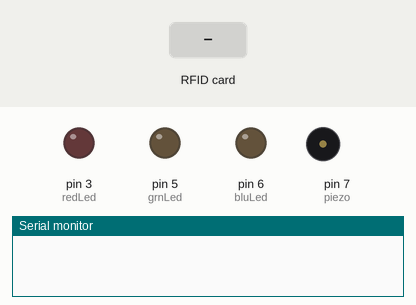
A sketch run on a simulated Arduino Uno, built with avr-gcc and run on an emulated ATmega328P. Shown: output pins drawn as LEDs (lit = HIGH), buzzer (waves = sounding), the last lines printed to the serial monitor. The inputs (shaded band) are chosen by the test bench. WiFi joins after 1.5 s; servers stay silent unless stated; uploads are accepted with an empty reply.

Above: at 0.1 s.
At 7.7 s:
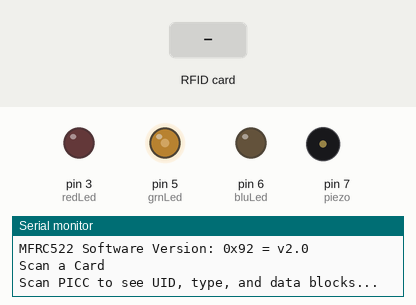
7.8 s: RFID card 5E 7A 19 C4 held to the reader
At 8.31 s:
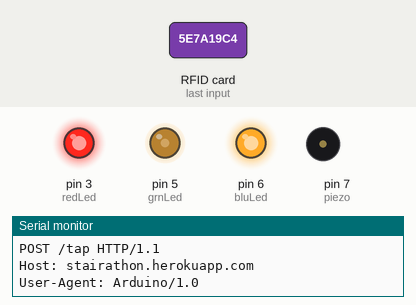
Timing chart, 0 to 10.8 s (numbered marks = the images above; inputs shaded):
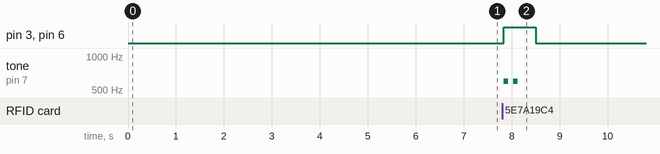

Measured:
- after the input at 7.8 s, pin 3 (redLed), pin 6 (bluLed): LOW → HIGH at once, → LOW 0.67 s later; tone on pin 7 (piezo): alternates 600 Hz for 0.10 s and silent for 0.10 s, 4 changes in all, then stays silent, starting at once

The sketch:

Stairathon_Ethernet.ino
```cpp
#include <SPI.h>
#include <Ethernet.h>
#include <MFRC522.h>

/* Ahmad: "Because both RFID and Ethernet shield are using SPI protocol and need to be controlled for not transeiving overlapped data and
since SS pin (Shield select pin) of Ethernet is pin number 10 and we are not able to change its hardware, therefore we assign pin number 8 to SS pin of RFID." */
#define SS_PIN_RFID    2    // Changed from 10 to 8 to work with Ethernet shield
#define RST_PIN_RFID   4


MFRC522 mfrc522(SS_PIN_RFID, RST_PIN_RFID); // Create MFRC522 instance

int redLed = 3; //for RED LED
int grnLed = 5; //for GREEN LED
int bluLed = 6; //for BLUE LED
int piezo  = 7; //for PIEZO (Sound)

// assign a MAC address for the ethernet controller.
// fill in your address here:
byte mac[] = {
  0xDE, 0xAD, 0xBE, 0xEF, 0xFE, 0xED
};
// fill in an available IP address on your network here,
// for manual configuration:
//IPAddress ip(192, 168, 1, 177);

// fill in your Domain Name Server address here:
//IPAddress myDns(1, 1, 1, 1);

// initialize the library instance:
EthernetClient client;

//Modify this to connect to the right server
char server[] = "stairathon.herokuapp.com";
//char server[] = "10.19.216.48";

//UID of the card
String myID = "";

//IPAddress server(xxx,xxx,xxx,xxx);

signed long timeout = 0;             // last time you connected to the server, in milliseconds
//const unsigned long postingInterval = 10L * 1000L; // delay between updates, in milliseconds
// the "L" is needed to use long type numbers

void setup() {
  Serial.begin(9600);
  while (!Serial) {
    ; // wait for serial port to connect. Needed for Leonardo only
  }

  pinMode(redLed, OUTPUT);
  pinMode(bluLed, OUTPUT);
  pinMode(grnLed, OUTPUT);
  pinMode(piezo, OUTPUT);

RepeatDHCP:
  enableEthernet();

  // give the ethernet module time to boot up:
  delay(1000);
  //Ethernet.begin(mac);
  Serial.println("Trying DHCP");
  if (Ethernet.begin(mac) == 0) {
    Serial.println("Failed to configure Ethernet using DHCP");
    analogWrite(redLed, 255);
    // try to congifure using IP address instead of DHCP:
    //Ethernet.begin(mac, ip);
  }
  // start the Ethernet connection using a fixed IP address and DNS server:
  //Ethernet.begin(mac, ip, myDns);
  // print the Ethernet board/shield's IP address:
  Serial.print("My IP address: ");
  Serial.println(Ethernet.localIP());

// Ahmad: "Successfull Connection's indication."
  if(Ethernet.localIP() > 0){
    Serial.println("Successful Connection!");
    analogWrite(redLed, 0);
    analogWrite(grnLed, 100);
    analogWrite(bluLed, 0);
  }
  else{
    analogWrite(redLed, 255);
    analogWrite(grnLed, 0);
    analogWrite(bluLed, 0);
  }
  //Fire an http request to the web application
  //httpRequest();

  //RFID
  //SPI.begin();      // Init SPI bus
  if(Ethernet.localIP() > 0){
    enableRFID();
    delay(2000);
    mfrc522.PCD_Init();   // Init MFRC522
    ShowReaderDetails();  // Show details of PCD - MFRC522 Card Reader details
    Serial.println(F("Scan a Card"));
    //dump_byte_array(key.keyByte, MFRC522::MF_KEY_SIZE);     //Get key byte size
    //timeout = 0;
    delay(2000);
    Serial.println(F("Scan PICC to see UID, type, and data blocks..."));
    //Initialize onboard LED for feedback
    //pinMode(led, OUTPUT);
  } else goto RepeatDHCP;
}

void loop() {
/*
  // Regular Network Connection examination
  if(Ethernet.maintain() % 2 == 1)   software_Reset(); // In case of Network Disconnection
*/
  //Ethernet
  //Maintain DHCP lease
  Ethernet.maintain();

  //RFID reader
  // Look for new cards
  if ( ! mfrc522.PICC_IsNewCardPresent()) {
    return;
  }

  // Select one of the cards
  if ( ! mfrc522.PICC_ReadCardSerial()) {
    return;
  }

  GetUID();

  //digitalWrite(led, HIGH);
  /*Serial.println();
  delay(2000);
  digitalWrite(led, LOW);*/
  //enableEthernet();
  if (myID.length() > 0) {
    Serial.println("doing the http request");
    httpRequest();
    myID = "";
  }

  // if there's incoming data from the net connection.
  // send it out the serial port.  This is for debugging
  // purposes only:
  if (client.available()) {
    char c = client.read();
    Serial.write(c);
  }

// Ahmad: "To prevent Multiple Card Reading when a card gets held in front of the reader for a while."
  mfrc522.PICC_HaltA();

  delay(1000);

  // if the server's disconnected, stop the client:
  /*if (!client.connected()) {
    Serial.println();
    Serial.println("disconnecting.");
    client.stop();
    // do nothing forevermore:
    while (true);
  }*/
}

void ShowReaderDetails() {
  // Get the MFRC522 software version
  byte v = mfrc522.PCD_ReadRegister(mfrc522.VersionReg);
  Serial.print(F("MFRC522 Software Version: 0x"));
  Serial.print(v, HEX);
  if (v == 0x91)
    Serial.print(F(" = v1.0"));
  else if (v == 0x92)
    Serial.print(F(" = v2.0"));
  else
    Serial.print(F(" (unknown)"));
  Serial.println("");
  // When 0x00 or 0xFF is returned, communication probably failed
  if ((v == 0x00) || (v == 0xFF)) {
    Serial.println(F("WARNING: Communication failure, is the MFRC522 properly connected?"));
  }
}

void GetUID () {
  for (byte i = 0; i < mfrc522.uid.size; i++) {
    Serial.print(mfrc522.uid.uidByte[i] < 0x10 ? " 0" : " ");
    Serial.print(mfrc522.uid.uidByte[i], HEX);
    // Fix for issues with zero
    if (mfrc522.uid.uidByte[i] < 0x10) {
      myID += "0";
    }
    myID += String(mfrc522.uid.uidByte[i], HEX);
  }
  Serial.println();
  Serial.println(myID);
}

// this method makes a HTTP connection to the server:
void httpRequest() {
  // close any connection before send a new request.
  // This will free the socket on the WiFi shield
  client.stop();

  // if there's a successful connection:
  //String postData = "id=" + myID;
  String postData = myID;
  Serial.println("MyID: " + myID);
  Serial.println("Postdata: " + postData);

  // Green LED and sound while reading a card successfully
  analogWrite(bluLed, 255);
  analogWrite(redLed, 255);
  tone(piezo,600,100);
  delay(200);
  tone(piezo,600,100);

  //Connect to the server
  if (client.connect(server, 80)) {
  //if (client.connect(server, 3000)) {
    timeout = millis() + 5000; //five second timeout
    Serial.println();
    Serial.println("New request");
    client.println("POST /tap HTTP/1.1");
    client.println("Host: stairathon.herokuapp.com");
    client.println("User-Agent: Arduino/1.0");
    client.println("Connection: close");
    client.println("Content-Type: application/x-www-form-urlencoded");
    client.print("Content-Length: ");
    client.println(postData.length());
    client.println();
    client.println(postData);

    //Print out request for debugging
    Serial.println("POST /tap HTTP/1.1");
    Serial.println("Host: stairathon.herokuapp.com");
    Serial.println("User-Agent: Arduino/1.0");
    Serial.println("Connection: close");
    Serial.println("Content-Type: application/x-www-form-urlencoded");
    Serial.print("Content-Length: ");
    Serial.println(postData.length());
    Serial.println();
    Serial.println(postData);

    delay(10);
    while (client.available()==0) {
      if (timeout <= millis()) {
        goto timeout;
      }
    }
    while (client.available()>0) {
      //Serial.println("inside available");
      char c = client.read();
      Serial.write(c);
    }
    Serial.println();
    goto noTimeout;
timeout:
    Serial.println("Response timed out!");
    goto endRequest;
noTimeout:
    Serial.println("Response received!");
endRequest:
    client.stop();
    analogWrite(bluLed, 0);
    analogWrite(redLed, 0);

    // note the time that the connection was made:
    //lastConnectionTime = millis();
  } else {
    // if you couldn't make a connection:
    Serial.println("connection failed");
  }
}

void enableRFID () {
  //Disables ethernet
  digitalWrite(8, LOW);
  digitalWrite(10, HIGH);
}

void enableEthernet () {
  //Disables RFID
  digitalWrite(8, HIGH);
  digitalWrite(10, LOW);
}
/*
void software_Reset() // Restarts program from beginning but does not reset the peripherals and registers
{
asm volatile ("  jmp 0");
}*/
```
